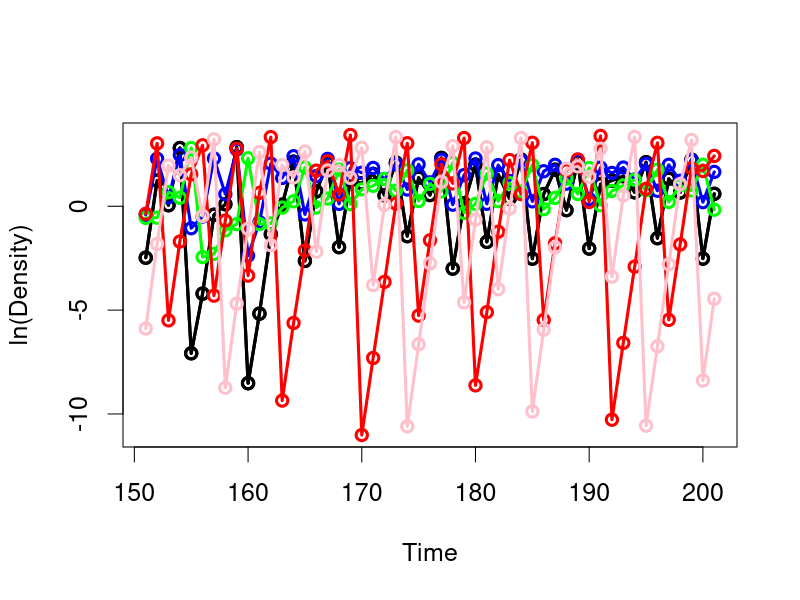

Write the R code that produced this figure. (Note: this script raises an error after producing the figure.)
#### FB 25/05/2018, from code Causality_Marseille.R dated oct. 24 2016
#### 5-species competition, almost the model of Sugihara (Ricker used instead of logistic, otherwise similar)
#### Useful to compare pairwise GC (+FDR correction?) to CCM performance with the same models as Sugihara et al. 2012
#### Unclear how to test properly for the statistical significance of the causal relationship with CCM in a 5x5 species context

tmax=300
Y=matrix(1,nrow=tmax,ncol=5)
Y[1,1]=abs(rnorm(1,1,1))
Y[1,2]=abs(rnorm(1,1,1))
Y[1,3]=abs(rnorm(1,1,1))
Y[1,4]=abs(rnorm(1,1,1))
Y[1,5]=abs(rnorm(1,1,1))

for (t in 1:(tmax-1)){
  Y[t+1,1] = Y[t,1]*exp(4-4*Y[t,1]-2*Y[t,2]-0.4*Y[t,3])
  Y[t+1,2] = Y[t,2]*exp(3.1-0.31*Y[t,1]-3.1*Y[t,2]-0.93*Y[t,3])
  Y[t+1,3] = Y[t,3]*exp(0.12 + 0.636*Y[t,1]+0.636*Y[t,2]-2.12*Y[t,3])
  Y[t+1,4] = Y[t,4]*exp(3.8-0.111*Y[t,1]-0.111*Y[t,2]+0.131*Y[t,3]-3.8*Y[t,4])#2.12 ->0.12
  Y[t+1,5] = Y[t,5]*exp(4.1-0.082*Y[t,1]-0.111*Y[t,2]-0.125*Y[t,3]-4.1*Y[t,5])
  
}

y=log(Y)
y=y-mean(y)

vec_col=c("black","blue","green","red","pink")
pdf(file="CompetitionDeterNL5Species.pdf",width=12,height=6)
par(cex=1.5)
miny=min(y[151:201,])
maxy=max(y[151:201,])
for (i in 1:5){
  if (i==1){plot(151:201,y[151:201,i],type="o",col=vec_col[i],lwd=3,ylim=c(miny,maxy),xlab="Time",ylab="ln(Density)")}
  lines(151:201,y[151:201,i],type="o",col=vec_col[i],lwd=3,ylim=c(miny,maxy))
}
dev.off()

### Now we should recover relations between 
# and Y1  Y2  Y3  Y4  Y5
# Y1  x   x   x
# Y2  x   x   x
# Y3  x   x   x
# Y4  x   x   x   x 
# Y5  x   x   x       x
##### I think we need conditional-G for this, but let's see what we find with pairwise G. 
##### After all we can put ourselves in the nice conditions suggested by Sugihara where we don't know anything
##### Let's consider 1 then 5 lags, then 10, finally 15

p_value1=matrix(0,nrow=5,ncol=5)
p_value5=matrix(0,nrow=5,ncol=5)
p_value10=matrix(0,nrow=5,ncol=5)
p_value15=matrix(0,nrow=5,ncol=5)
p_value7=matrix(0,nrow=5,ncol=5)

for (i in 1:5){
  for (j in 1:5){
    # cause first and effet later in grangertest()
    if (i !=j){
      g=grangertest(Y[,j],Y[,i],order=1)
      p_value1[i,j] =  sprintf("%.5f",g$`Pr(>F)`[2])
      g=grangertest(Y[,j],Y[,i],order=5)
      p_value5[i,j] =  sprintf("%.5f",g$`Pr(>F)`[2])
      g=grangertest(Y[,j],Y[,i],order=10)
      p_value10[i,j] =  sprintf("%.5f",g$`Pr(>F)`[2])
      g=grangertest(Y[,j],Y[,i],order=15)
      p_value15[i,j] =  sprintf("%.5f",g$`Pr(>F)`[2])
      g=grangertest(Y[,j],Y[,i],order=7)
      p_value7[i,j] =  sprintf("%.5f",g$`Pr(>F)`[2])
    }
  }
}

p_value1
p_value5
p_value10
p_value15
p_value7

G_1=(p_value5<0.05)
G_5=(p_value5<0.05)
G_10=(p_value10<0.05) 
G_15=(p_value15<0.05) 
G_7=(p_value7<0.1) # In that case works approx OK, but some tweaking is done...

### The most amazing thing is that we're not even looking at conditional GC there, 
### still the method gets most of the strongly interacting species.  

causality_matrix = rbind(c(1,1,1,0,0),c(1,1,1,0,0),c(1,1,1,0,0),c(1,1,1,1,0),c(1,1,1,0,1))
causality_matrix # true causality matrix here. 

### Try to find the right number of lags?
y5sp=data.frame(y)
var5sp<-VAR(y=y5sp, type="none",lag.max=15,ic="FPE")
summary(var5sp)#7 lags

var5sp<-VAR(y=y5sp, type="none",lag.max=15,ic="AIC")
summary(var5sp)#7 lags

#### Redo analysis with 7 lags (see above). 

